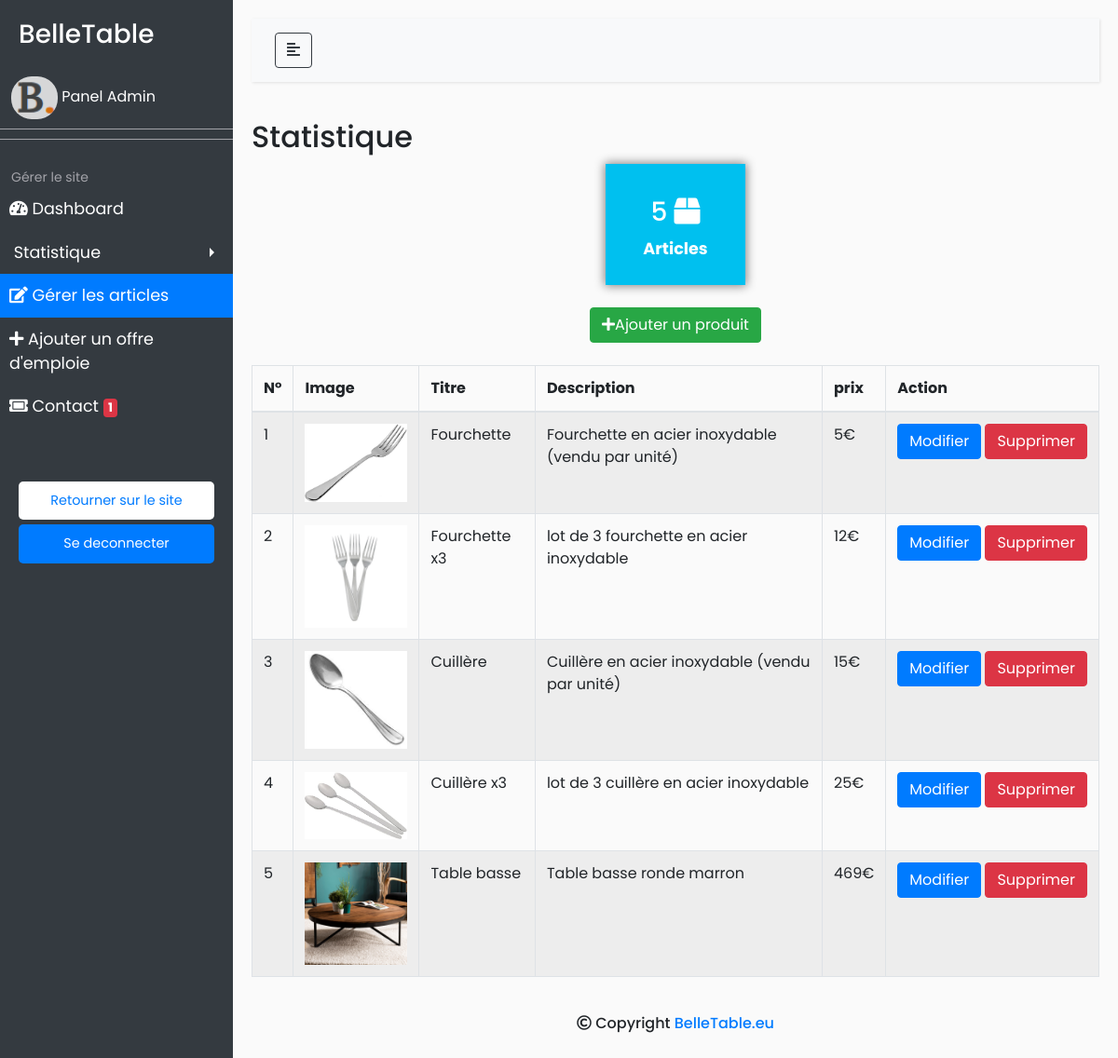
Page /admin/articles.php on the committed database.
### tables this page shows
CREATE TABLE IF NOT EXISTS `annonce` (
  `idannonce` int(50) NOT NULL AUTO_INCREMENT,
  `titre` text NOT NULL,
  `prix` float NOT NULL,
  `description` text DEFAULT NULL,
  `image` text DEFAULT NULL,
  UNIQUE KEY `idannonce` (`idannonce`)
);

### admin/articles.php (the view, shortened to what this page needs)
<!DOCTYPE html>
<html>
<head>
    <?php
      require_once("include/en-tete.php");
      $req = mysqli_query($bdd, "SELECT * FROM annonce ORDER BY idannonce");
    ?>
</head>
<body>
  <?php include("include/menu.php"); ?>
  <div id="content">
    <nav class="navbar navbar-expand-lg navbar-light bg-light">
      <div class="container-fluid">
        <button type="button" id="sidebarCollapse" class="btn btn-outline-dark">
          <i class="fas fa-align-left"></i>
        </button>
      </div>
    </nav>
    <section>
      <h2>Statistique</h2>
      <div align="center">
        <div class="info-box box1" style="width: 150px; height: 130px; ">
          <div class="text-box" style="padding-top: 35px;">
            <h3>
              <?php
                $query = mysqli_query($bdd, "SELECT count(*) FROM annonce");
                $nbProduit = mysqli_fetch_assoc($query);
                echo $nbProduit['count(*)'];
              ?>
              <i class="fas fa-box"></i>
            </h3>
            <p>Articles</p>
          </div>
        </div>
      </div>
      <br>
    </section>
    <main>
      <?php if(!isset($_GET['action'])): ?>
        <center>
          <a href="?action=new" class="btn btn-success"><i class="fas fa-plus"></i>Ajouter un produit</a>
        </center>
      <?php endif; ?>
      <div class="table-responsive" >
        <table class="table table-hover table-striped table-bordered table-sm-responsive">
          <thead>
            <tr>
              <th>N°</th>
              <th>Image</th>
              <th>Titre</th>
              <th>Description</th>
              <th>prix</th>
              <th>Action</th>
            </tr>
          </thead>
          <tbody>
            <br>
            <?php $i = 0 ; ?>
            <?php while ($produit = mysqli_fetch_assoc($req)): ?>
              <tr> <?php $i++; ?>
                <td><?php echo $i; ?></td>
                <td><img width="110" src="../produits/<?php echo $produit['image']; ?>"></td>
                <td><?php echo $produit['titre']; ?></td>
                <td><?php echo $produit['description']; ?></td>
                <td><?php echo $produit['prix']; ?>€</td>
                <td style="white-space: nowrap;">
                  <a class="btn btn-primary" href="?action=edit&id=<?=$produit["idannonce"]?>">Modifier</a>
                  <a class="btn btn-danger" href="?action=delete&id=<?=$produit["idannonce"]?>">Supprimer</a>
                </td>
              </tr>
            <?php endwhile; ?>
          </tbody>
        </table>
      </div>
    </main>
    <br>
    <?php include("include/footer.php"); ?>
  </div>
</body>
</html>

### admin/css/style.css (style rules this page uses)
body { font-family: 'Poppins', sans-serif; background: #fafafa; }
p { font-family: 'Poppins', sans-serif; font-size: 1.1em; font-weight: 300; line-height: 1.7em; color: #999; }
a, a:hover, a:focus { color: inherit; text-decoration: none; transition: all 0.3s; }
.navbar { padding: 15px 10px; background: #fff; border: none; border-radius: 0; margin-bottom: 40px; box-shadow: 1px 1px 3px rgba(0, 0, 0, 0.1); }
#content { width: 100%; padding: 20px; min-height: 100vh; transition: all 0.3s; }
.info-box { -webkit-box-shadow: 0px 0px 25px 10px rgba(0,0,0,0.49); box-shadow: 0px 0px 10px 1px rgba(0,0,0,0.49); }
.box1 { background-color: #00C0EF; }
.text-box { color: white; margin: 10px 0; padding-top: 20px; }
.text-box p { color: white; font-weight: bold; }

### rows in the picture
annonce: image (picture), titre "Fourchette", description "Fourchette en acier inoxydable (vendu par unité)", prix "5"
annonce: image (picture), titre "Fourchette x3", description "lot de 3 fourchette en acier inoxydable", prix "12"
annonce: image (picture), titre "Cuillère", description "Cuillère en acier inoxydable (vendu par unité)", prix "15"
annonce: image (picture), titre "Cuillère x3", description "lot de 3 cuillère en acier inoxydable", prix "25"
annonce: image (picture), titre "Table basse", description "Table basse ronde marron", prix "469"

### other values in the picture
$nbProduit['count(*)'] "5"
